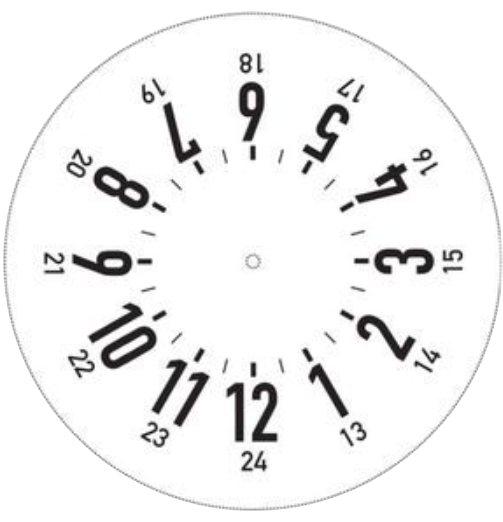
#> input picture my_clock/kellotaulu.png, 503 x 522 px
$ python analog.py
#> lines starting #> are read from the running program, lines starting #| are printed output that depends on the picture
### my_clock/my_clock.py
from PIL import Image

def rotate_and_crop_image(current_time, image_path="my_clock/kellotaulu.png", output_path=None):
    # Lataa kuva
#> called with image_path = 'my_clock/kellotaulu.png'
    img = Image.open(image_path)
#> img is the input picture: PIL image 503x522 RGBA; mean R, G, B, A 176.7, 176.6, 176.6, 190.7

    # Laske kulma, jonka mukaan kuva tulee kääntää
    minutes = (current_time.hour % 12) * 60 + current_time.minute
    angle = ( ( minutes + 30 - minutes % 30 ) / 720 * 360 )

    # Käännä kuvaa
    rotated_img = img.rotate(-angle, resample=Image.BICUBIC, center=(img.width / 2, img.height / 2))
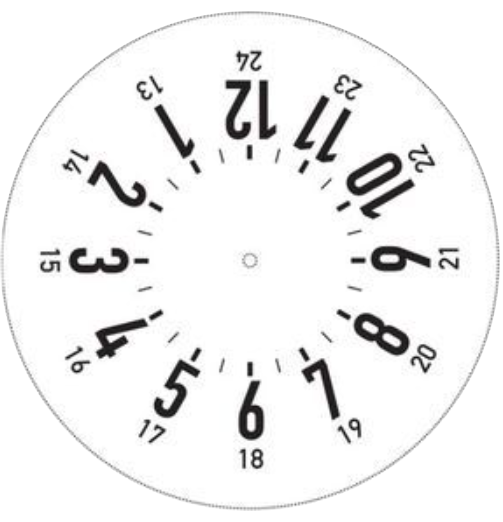
#> rotated_img: PIL image 503x522 RGBA; mean R, G, B, A 176.7, 176.6, 176.6, 190.7; transparent parts drawn white

    print(f"{rotated_img.width} x {rotated_img.height}")
#| 503 x 522
    # Rajaa kuva haluttuun kokoiseen osaan
    cropped_img = rotated_img.crop((120, rotated_img.height - 186, 384, rotated_img.height - 10 ))
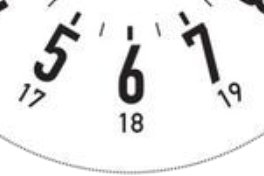
#> cropped_img: PIL image 264x176 RGBA; mean R, G, B, A 217.8, 217.6, 217.7, 235.9; transparent parts drawn white
#> (the call stopped at in init, `if (epdconfig.module_init() != 0):`: my_epaper is not available in this run)

    # Tallenna käännetyt ja rajatut kuva
    if output_path:
        cropped_img.save(output_path)

    return cropped_img

# [4 lines that do not run on import are left out]

### my_epaper/epd2in7b.py
# /*****************************************************************************
# * | File        :	  EPD_1in54.py
# * | Author      :   Waveshare team
# * | Function    :   Electronic paper driver
# * | Info        :
# *----------------
# * |	This version:   V3.0
# * | Date        :   2018-11-08
# * | Info        :   python2 demo
# * 1.Remove:
#   digital_write(self, pin, value)
#   digital_read(self, pin)
#   delay_ms(self, delaytime)
#   set_lut(self, lut)
#   self.lut = self.lut_full_update
# * 2.Change:
#   display_frame -> TurnOnDisplay
#   set_memory_area -> SetWindow
#   set_memory_pointer -> SetCursor
#   get_frame_buffer -> getbuffer
#   set_frame_memory -> display
# * 3.How to use
#   epd = epd2in7b.EPD()
#   epd.init(epd.lut_full_update)
#   image = Image.new('1', (epd1in54.EPD_WIDTH, epd1in54.EPD_HEIGHT), 255)
#   ...
#   drawing ......
#   ...
#   epd.display(getbuffer(image))
# ******************************************************************************/
# Permission is hereby granted, free of charge, to any person obtaining a copy
# of this software and associated documnetation files (the "Software"), to deal
# in the Software without restriction, including without limitation the rights
# to use, copy, modify, merge, publish, distribute, sublicense, and/or sell
# copies of the Software, and to permit persons to  whom the Software is
# furished to do so, subject to the following conditions:
#
# The above copyright notice and this permission notice shall be included in
# all copies or substantial portions of the Software.
#
# THE SOFTWARE IS PROVIDED "AS IS", WITHOUT WARRANTY OF ANY KIND, EXPRESS OR
# IMPLIED, INCLUDING BUT NOT LIMITED TO THE WARRANTIES OF MERCHANTABILITY,
# FITNESS OR A PARTICULAR PURPOSE AND NONINFRINGEMENT. IN NO EVENT SHALL THE
# AUTHORS OR COPYRIGHT HOLDERS BE LIABLE FOR ANY CLAIM, DAMAGES OR OTHER
# LIABILITY WHETHER IN AN ACTION OF CONTRACT, TORT OR OTHERWISE, ARISING FROM,
# OUT OF OR IN CONNECTION WITH THE SOFTWARE OR THE USE OR OTHER DEALINGS IN
# THE SOFTWARE.
#


import RPi.GPIO as GPIO

from my_epaper import epdconfig

# Display resolution
EPD_WIDTH       = 176
EPD_HEIGHT      = 264

# EPD2IN7B commands
PANEL_SETTING                               = 0x00
POWER_SETTING                               = 0x01
POWER_OFF                                   = 0x02
POWER_OFF_SEQUENCE_SETTING                  = 0x03
POWER_ON                                    = 0x04
POWER_ON_MEASURE                            = 0x05
BOOSTER_SOFT_START                          = 0x06
DEEP_SLEEP                                  = 0x07
DATA_START_TRANSMISSION_1                   = 0x10
DATA_STOP                                   = 0x11
DISPLAY_REFRESH                             = 0x12
DATA_START_TRANSMISSION_2                   = 0x13
PARTIAL_DATA_START_TRANSMISSION_1           = 0x14
PARTIAL_DATA_START_TRANSMISSION_2           = 0x15
PARTIAL_DISPLAY_REFRESH                     = 0x16
LUT_FOR_VCOM                                = 0x20
LUT_WHITE_TO_WHITE                          = 0x21
LUT_BLACK_TO_WHITE                          = 0x22
LUT_WHITE_TO_BLACK                          = 0x23
LUT_BLACK_TO_BLACK                          = 0x24
PLL_CONTROL                                 = 0x30
TEMPERATURE_SENSOR_COMMAND                  = 0x40
TEMPERATURE_SENSOR_CALIBRATION              = 0x41
TEMPERATURE_SENSOR_WRITE                    = 0x42
TEMPERATURE_SENSOR_READ                     = 0x43
VCOM_AND_DATA_INTERVAL_SETTING              = 0x50
LOW_POWER_DETECTION                         = 0x51
TCON_SETTING                                = 0x60
TCON_RESOLUTION                             = 0x61
SOURCE_AND_GATE_START_SETTING               = 0x62
GET_STATUS                                  = 0x71
AUTO_MEASURE_VCOM                           = 0x80
VCOM_VALUE                                  = 0x81
VCM_DC_SETTING_REGISTER                     = 0x82
PROGRAM_MODE                                = 0xA0
ACTIVE_PROGRAM                              = 0xA1
READ_OTP_DATA                               = 0xA2

class EPD:
    def __init__(self):
        self.reset_pin = epdconfig.RST_PIN
        self.dc_pin = epdconfig.DC_PIN
        self.busy_pin = epdconfig.BUSY_PIN
        self.width = EPD_WIDTH
        self.height = EPD_HEIGHT

    lut_vcom_dc = [
        0x00, 0x00,
        0x00, 0x1A, 0x1A, 0x00, 0x00, 0x01,
        0x00, 0x0A, 0x0A, 0x00, 0x00, 0x08,
        0x00, 0x0E, 0x01, 0x0E, 0x01, 0x10,
        0x00, 0x0A, 0x0A, 0x00, 0x00, 0x08,
        0x00, 0x04, 0x10, 0x00, 0x00, 0x05,
        0x00, 0x03, 0x0E, 0x00, 0x00, 0x0A,
        0x00, 0x23, 0x00, 0x00, 0x00, 0x01
    ]

    lut_ww = [
        0x90, 0x1A, 0x1A, 0x00, 0x00, 0x01,
        0x40, 0x0A, 0x0A, 0x00, 0x00, 0x08,
        0x84, 0x0E, 0x01, 0x0E, 0x01, 0x10,
        0x80, 0x0A, 0x0A, 0x00, 0x00, 0x08,
        0x00, 0x04, 0x10, 0x00, 0x00, 0x05,
        0x00, 0x03, 0x0E, 0x00, 0x00, 0x0A,
        0x00, 0x23, 0x00, 0x00, 0x00, 0x01
    ]

    # R22H    r
    lut_bw = [
        0xA0, 0x1A, 0x1A, 0x00, 0x00, 0x01,
        0x00, 0x0A, 0x0A, 0x00, 0x00, 0x08,
        0x84, 0x0E, 0x01, 0x0E, 0x01, 0x10,
        0x90, 0x0A, 0x0A, 0x00, 0x00, 0x08,
        0xB0, 0x04, 0x10, 0x00, 0x00, 0x05,
        0xB0, 0x03, 0x0E, 0x00, 0x00, 0x0A,
        0xC0, 0x23, 0x00, 0x00, 0x00, 0x01
    ]

    # R23H    w
    lut_bb = [
        0x90, 0x1A, 0x1A, 0x00, 0x00, 0x01,
        0x40, 0x0A, 0x0A, 0x00, 0x00, 0x08,
        0x84, 0x0E, 0x01, 0x0E, 0x01, 0x10,
        0x80, 0x0A, 0x0A, 0x00, 0x00, 0x08,
        0x00, 0x04, 0x10, 0x00, 0x00, 0x05,
        0x00, 0x03, 0x0E, 0x00, 0x00, 0x0A,
        0x00, 0x23, 0x00, 0x00, 0x00, 0x01
    ]
    # R24H    b
    lut_wb = [
        0x90, 0x1A, 0x1A, 0x00, 0x00, 0x01,
        0x20, 0x0A, 0x0A, 0x00, 0x00, 0x08,
        0x84, 0x0E, 0x01, 0x0E, 0x01, 0x10,
        0x10, 0x0A, 0x0A, 0x00, 0x00, 0x08,
        0x00, 0x04, 0x10, 0x00, 0x00, 0x05,
        0x00, 0x03, 0x0E, 0x00, 0x00, 0x0A,
        0x00, 0x23, 0x00, 0x00, 0x00, 0x01
    ]

    # Hardware reset
    # [7 lines left out: function reset, not called in this run]

    def send_command(self, command):
#> called with command = 16
        epdconfig.digital_write(self.dc_pin, GPIO.LOW)
#> (this line was passed over: my_epaper is not available in this run)
        epdconfig.spi_writebyte([command])
#> (this line was passed over: my_epaper is not available in this run)

    def send_data(self, data):
        epdconfig.digital_write(self.dc_pin, GPIO.HIGH)
        epdconfig.spi_writebyte([data])

    # [22 lines left out: functions wait_until_idle, set_lut, not called in this run]

    def init(self):
        if (epdconfig.module_init() != 0):
            return -1

        self.reset()

        self.send_command(POWER_ON)
        self.wait_until_idle()

        self.send_command(PANEL_SETTING)
        self.send_data(0xaf)        #KW-BF   KWR-AF    BWROTP 0f

        self.send_command(PLL_CONTROL)
        self.send_data(0x3a)       #3A 100HZ   29 150Hz 39 200HZ    31 171HZ

        self.send_command(POWER_SETTING)
        self.send_data(0x03)                  # VDS_EN, VDG_EN
        self.send_data(0x00)                  # VCOM_HV, VGHL_LV[1], VGHL_LV[0]
        self.send_data(0x2b)                  # VDH
        self.send_data(0x2b)                  # VDL
        self.send_data(0x09)                  # VDHR

        self.send_command(BOOSTER_SOFT_START)
        self.send_data(0x07)
        self.send_data(0x07)
        self.send_data(0x17)

        # Power optimization
        self.send_command(0xF8)
        self.send_data(0x60)
        self.send_data(0xA5)

        # Power optimization
        self.send_command(0xF8)
        self.send_data(0x89)
        self.send_data(0xA5)

        # Power optimization
        self.send_command(0xF8)
        self.send_data(0x90)
        self.send_data(0x00)

        # Power optimization
        self.send_command(0xF8)
        self.send_data(0x93)
        self.send_data(0x2A)

        # Power optimization
        self.send_command(0xF8)
        self.send_data(0x73)
        self.send_data(0x41)

        self.send_command(VCM_DC_SETTING_REGISTER)
        self.send_data(0x12)
        self.send_command(VCOM_AND_DATA_INTERVAL_SETTING)
        self.send_data(0x87)        # define by OTP

        self.set_lut()

        self.send_command(PARTIAL_DISPLAY_REFRESH)
        self.send_data(0x00)

        return 0

    # [37 lines left out: functions getbuffer, display, not called in this run]

    def Clear(self, color):
        self.send_command(DATA_START_TRANSMISSION_1)
        for i in range(0, self.width * self.height // 8):
            self.send_data(0x00)
        self.send_command(DATA_STOP)

        self.send_command(DATA_START_TRANSMISSION_2)
        for i in range(0, self.width * self.height // 8):
            self.send_data(0x00)
        self.send_command(DATA_STOP)

        self.send_command(DISPLAY_REFRESH)
        self.wait_until_idle()

    # [6 lines left out: function sleep, not called in this run]
### END OF FILE ###

### analog.py
#!/usr/bin/env python3
"""Pysäköintikiekko e-paperilla"""
from datetime import datetime
import logging
import time
import math

from gpiozero import Button
from PIL import Image, ImageDraw, ImageFont

from my_epaper import epd2in7b
from my_clock import my_clock

logging.basicConfig(
    format='%(asctime)s %(levelname)-8s %(message)s [%(filename)s:%(lineno)s - %(funcName)s()]',
    level=logging.INFO,
    datefmt='%Y-%m-%d %H:%M:%S')

def analog_kiekko(current_time):
    img = my_clock.rotate_and_crop_image(current_time)
    epd = epd2in7b.EPD()
    epd.init()
    logging.info("Clear...")
    epd.Clear(0xFF)
    blackimage1 = Image.new(
        '1', (epd2in7b.EPD_HEIGHT, epd2in7b.EPD_WIDTH), 255)  # 264*176
    redimage1 = Image.new(
        '1', (epd2in7b.EPD_HEIGHT, epd2in7b.EPD_WIDTH), 255)  # 264*176

    blackimage1.paste(img, (0,0))

    # drawblack = ImageDraw.Draw(blackimage1)

    epd.display(epd.getbuffer(blackimage1), epd.getbuffer(redimage1))

if __name__ == "__main__":
    force_update =True
    last_update = datetime.now().time()

    while True:
        # Hae nykyinen aika
        current_time = datetime.now().time()
        current_time_half = math.ceil( ( current_time.hour * 60 + current_time.minute ) / 30)
        logging.info(current_time_half)
        if force_update or ( last_update != current_time_half ):
#> (the run stopped early here; a loop or call above may not have finished)
